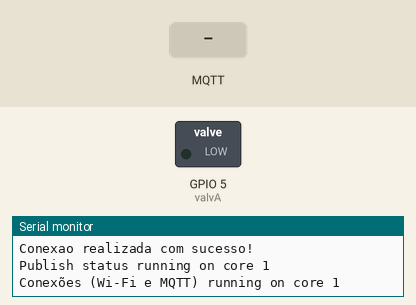
Recording of a sketch running on a simulated ESP32. On the bench: switched loads named in the sketch (green lamp = pin HIGH), the last lines printed to the serial monitor. Inputs (shaded band) come from the test bench. WiFi joins after 1.5 s; servers stay silent unless stated; no MQTT or app messages arrive unless stated.

Above: at 3.7 s.
3.8 s: MQTT message "1" arrives on the first subscribed topic
At 4.8 s:
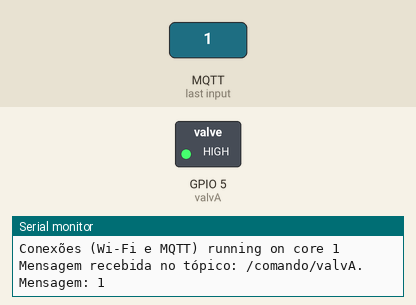
5.3 s: MQTT message "0" arrives on the first subscribed topic
At 5.9 s:
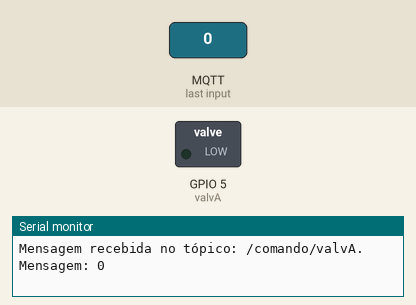
Timing chart, 0 to 8.3 s (numbered marks = the images above; inputs shaded):
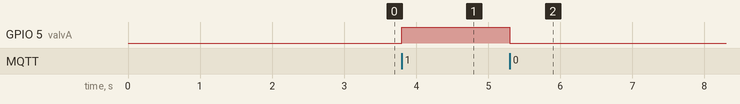

The sketch:

ESP_VALVA.ino
```cpp
/*
      ESP_ValvA
      PROJETO:  Desenvolvimento de um sistema, utilizando protocolo MQTT, com Raspberry Pi 4 e ESP32
                para controlar bancada eletropneumática/eletrohidráulica através de um aplicativo mobile.
      LINK:     https://github.com/MAPL-UFU/mqtt-app-controle
      ALUNO:    Matheus Alves de Paula
      PROF.:    Prof. Dr. José Jean-Paul Zanlucchi de Souza Tavares
      DATA:     05/01/2024
*/

// INCLUSÃO DE BIBLIOTECAS
#include <WiFi.h>          // biblioteca WiFi
#include "esp_wpa2.h"      // biblioteca wpa2 para conexão em redes Enterprise
#include <PubSubClient.h>  // biblioteca PubSubClient para conexão MQTT

byte mac[6];

// PARÂMETROS PARA CONEXÃO WIFI COM A REDE EDUROAM
#define EAP_ANONYMOUS_IDENTITY "anonymous@ufu.br"  // anonymous@example.com, or you can use also nickname@example.com
#define EAP_IDENTITY " XXXXXX @ufu.br"         // nickname@example.com, at some organizations should work nickname only without realm, but it is not recommended
#define EAP_PASSWORD " XXXXXX "                 // password for eduroam account

const char* ssid = "eduroam";  // "eduroam" SSID

// PARÂMETROS DO BROKER PARA CONEXÃO MQTT
const char* mqttServer = "10.32.80.12";           // endereço do broker a ser conectado
const int mqttPort = 1883;                        // porta mqtt
const char* mqttUser = "localufulem";            // usuário mqtt do referido broker
const char* mqttPassword = "r4spb3rryp!@L3M";    // senha mqtt do referido broker

// INSTANCIANDO OBJETOS DAS CLASSES DAS BIBLIOTECAS
WiFiClient espClient;          // definindo objeto espClient
PubSubClient MQTT(espClient);  // cliente MQTT passando o objeto espClient

// INSTANCIANDO OBJETOS TASKHANDLE PARA PROCESSAMENTO DUAL CORE
TaskHandle_t Task1;
TaskHandle_t Task2;

// DEFINIÇÃO DO CLIENT ID
#define id_mqtt "ESP-VALV-A"  // definindo identificador para o esp32

// DEFINIÇÃO DE PINOS
#define valvA 5  // definindo a ligação da válvula na porta 5

// DECLARAÇÃO DOS PROTÓTIPOS DAS FUNÇÕES
void conectaWiFi();                                              // realiza conexão com wifi
void conectaMQTT();                                              // realiza conexão com broker mqtt
void mantemConexoes();                                           // garantir as conexoes wifi e broker mqtt ativas
void callback(char* topic, byte* message, unsigned int length);  // função de retorno de chamada MQTT
void openValve();                                                // função para abrir a válvula
void closeValve();                                               // função para fechar a válvula

void setup() {

  Serial.begin(115200);  // inicia a comunicação serial em 115200 bauds
  delay(10);
  Serial.print(F("Connecting to network: "));
  Serial.println(ssid);
  WiFi.disconnect(true);                                                                 // disconnect from WiFi to set new WiFi connection

  WiFi.mode(WIFI_STA);                                                                   // init wifi mode
  WiFi.begin(ssid, WPA2_AUTH_PEAP, EAP_ANONYMOUS_IDENTITY, EAP_IDENTITY, EAP_PASSWORD);  // WITHOUT CERTIFICATE - WORKING WITH EXCEPTION ON RADIUS SERVER

  while (WiFi.status() != WL_CONNECTED) {
    delay(500);
    Serial.print(F("."));
    if (WiFi.status() == WL_CONNECT_FAILED || WiFi.status() == WL_CONNECTION_LOST) {
      conectaWiFi();  // reconecta Wi-Fi em caso de falha
    }
  }

  Serial.println("");
  Serial.println(F("WiFi is connected!"));
  Serial.println(F("IP address set: "));
  Serial.println(WiFi.localIP());  // exibe LAN IP

  WiFi.macAddress(mac);
  Serial.print("MAC address: ");
  Serial.print(mac[0], HEX);
  Serial.print(":");
  Serial.print(mac[1], HEX);
  Serial.print(":");
  Serial.print(mac[2], HEX);
  Serial.print(":");
  Serial.print(mac[3], HEX);
  Serial.print(":");
  Serial.print(mac[4], HEX);
  Serial.print(":");
  Serial.println(mac[5], HEX);  // exibe MAC Address

  // DECLARANDO OS PINOS
  pinMode(valvA, OUTPUT);    // define a saída para a válvula A como OUTPUT
  digitalWrite(valvA, LOW);  // estado inicial, a válvula A está fechada (LOW)

  MQTT.setServer(mqttServer, mqttPort);
  MQTT.setCallback(callback);  // configura a função de retorno de chamada MQTT
  conectaMQTT(); // chama a função para conexão com o broker MQTT

    // cria uma tarefa que será executada na função Task1code(), com prioridade 1 e execução no core 0
  xTaskCreatePinnedToCore(
    Task1code, /* função que implementa a tarefa. */
    "Task1",   /* nome da tarefa. */
    10000,     /* número de palavras a serem alocadas para uso com a pilha da tarefa */
    NULL,      /* parâmetro de entrada para a tarefa (pode ser NULL) */
    1,         /* prioridade da tarefa (0 a N) */
    &Task1,    /* referência para a tarefa (pode ser NULL) */
    0);        /* núcleo que executará a tarefa (0 ou 1) */
  delay(500);

  // cria uma tarefa que será executada na função Task2code(), com prioridade 1 e execução no core 1
  xTaskCreatePinnedToCore(
    Task2code, /* função que implementa a tarefa. */
    "Task2",   /* nome da tarefa. */
    10000,     /* número de palavras a serem alocadas para uso com a pilha da tarefa */
    NULL,      /* parâmetro de entrada para a tarefa (pode ser NULL) */
    1,         /* prioridade da tarefa (0 a N) */
    &Task2,    /* referência para a tarefa (pode ser NULL) */
    1);        /* núcleo que executará a tarefa (0 ou 1) */
  delay(500);
}

// FUNÇÃO EXECUTADA NO NÚCLEO 0
void Task1code(void* pvParameters) {
  Serial.print("Publish status running on core ");
  Serial.println(xPortGetCoreID());

  for (;;) {
    const char* msg_status = "ESP32 VALVULA A CONECTADO";
    MQTT.publish("/status/espValvA", msg_status);  // publica o status do ESP32
    //Serial.print("Mensagem publicada no tópico: /status/espValvA");
    //Serial.print(" Mensagem: ");
    //Serial.println(msg_status);
    delay(3000);
  }
}

// FUNÇÃO EXECUTADA NO NÚCLEO 1
void Task2code(void* pvParameters) {
  Serial.print("Conexões (Wi-Fi e MQTT) running on core ");
  Serial.println(xPortGetCoreID());

  for (;;) {
    mantemConexoes();  // função para reconectar wifi ou broker em caso de queda
    MQTT.loop();       // mantém a comunicação MQTT ativa
    //delay(10);
  }
}

void loop() {
}

// FUNÇÃO DE RECONEXÃO MQTT E WIFI
void mantemConexoes() {
  if (!MQTT.connected()) {
    conectaMQTT();
  }

  conectaWiFi();
}

// FUNÇÃO CONEXÃO REDE WIFI
void conectaWiFi() {

  if (WiFi.status() == WL_CONNECTED) {
    return;
  }

  Serial.println("Falha na conexão com a rede WiFi.");
  Serial.print("Reconectando-se na rede: ");
  Serial.print(ssid);

  WiFi.disconnect(true);  //disconnect from WiFi to set new WiFi connection
  WiFi.mode(WIFI_STA);    //init wifi mode
  WiFi.begin(ssid, WPA2_AUTH_PEAP, EAP_ANONYMOUS_IDENTITY, EAP_IDENTITY, EAP_PASSWORD);

  int counter = 0;
  while (WiFi.status() != WL_CONNECTED) {
    delay(500);
    Serial.print(".");
    counter++;

    if (counter >= 60) {
      ESP.restart();  // Reinicia o ESP32 após 30 segundos de tentativas de conexão
    }

    Serial.println();
    Serial.print("Conectado com sucesso na rede: ");
    Serial.println(ssid);
  }
}

// FUNÇÃO CONEXÃO MQTT
void conectaMQTT() {
  while (!MQTT.connected()) {
    Serial.print("Conectando ao Broker MQTT: ");
    Serial.println(mqttServer);

    if (MQTT.connect(id_mqtt, mqttUser, mqttPassword)) {
      Serial.println("Conexao realizada com sucesso!");

      MQTT.subscribe("/comando/valvA");              // subscreve para receber comandos

    } else {
      Serial.println("Falha na conexão com o broker MQTT.");
      Serial.println("Nova tentativa de conexão em 5s...");
      delay(5000);
    }
  }
}

// FUNÇÃO DE RETORNO DE CHAMADA MQTT
void callback(char* topic, byte* message, unsigned int length) {
  Serial.print("Mensagem recebida no tópico: ");
  Serial.print(topic);
  Serial.print(". Mensagem: ");

  for (int i = 0; i < length; i++) {
    Serial.print((char)message[i]);
  }
  Serial.println();

  int command = message[0] - '0';  // converte o primeiro caractere da mensagem em um valor inteiro

  if (command == 1) {
    openValve();  // avança o atuador
  } else if (command == 0) {
    closeValve();  // recua o atuador
  }
}

// FUNÇÃO ABRIR VÁLVULA
void openValve() {
  digitalWrite(valvA, HIGH);  // define o pino da válvula A como HIGH (aberto)
}
// FUNÇÃO FECHAR VÁLVULA
void closeValve() {
  digitalWrite(valvA, LOW);  // define o pino da válvula A como LOW (fechado)
}
```

Measured:
- after the input at 3.8 s, GPIO 5 (valvA): LOW → HIGH at once
- after the input at 5.3 s, GPIO 5 (valvA): HIGH → LOW at once
